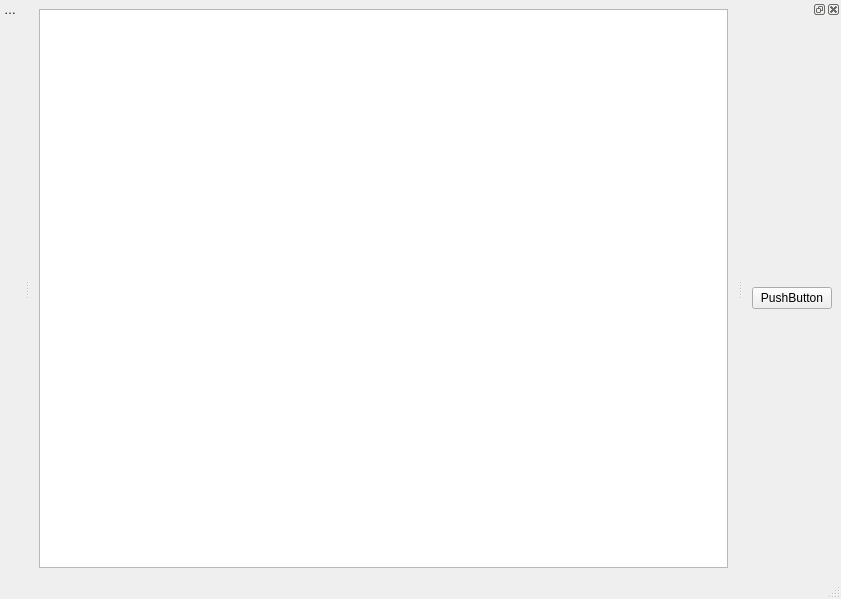
<?xml version="1.0" encoding="UTF-8"?>
<ui version="4.0">
 <class>MainWindow</class>
 <widget class="QMainWindow" name="MainWindow">
  <property name="geometry">
   <rect>
    <x>0</x>
    <y>0</y>
    <width>841</width>
    <height>599</height>
   </rect>
  </property>
  <property name="windowTitle">
   <string>MainWindow</string>
  </property>
  <widget class="QWidget" name="centralwidget">
   <layout class="QHBoxLayout" name="horizontalLayout">
    <item>
     <widget class="QGraphicsView" name="graphicsView"/>
    </item>
   </layout>
  </widget>
  <widget class="QMenuBar" name="menubar">
   <property name="geometry">
    <rect>
     <x>0</x>
     <y>0</y>
     <width>841</width>
     <height>21</height>
    </rect>
   </property>
  </widget>
  <widget class="QStatusBar" name="statusbar"/>
  <widget class="DataExplorerDock" name="DataExplorerDock">
   <property name="features">
    <set>QDockWidget::DockWidgetMovable</set>
   </property>
   <property name="windowTitle">
    <string>Data Explorer</string>
   </property>
   <attribute name="dockWidgetArea">
    <number>1</number>
   </attribute>
   <widget class="QWidget" name="DataExplorerDockContents">
    <property name="tabletTracking">
     <bool>true</bool>
    </property>
    <layout class="QVBoxLayout" name="verticalLayout_2">
     <property name="sizeConstraint">
      <enum>QLayout::SetMinimumSize</enum>
     </property>
     <property name="leftMargin">
      <number>0</number>
     </property>
     <property name="topMargin">
      <number>0</number>
     </property>
     <property name="rightMargin">
      <number>0</number>
     </property>
     <property name="bottomMargin">
      <number>0</number>
     </property>
    </layout>
   </widget>
  </widget>
  <widget class="QDockWidget" name="dockWidget">
   <attribute name="dockWidgetArea">
    <number>2</number>
   </attribute>
   <widget class="QWidget" name="dockWidgetContents">
    <layout class="QVBoxLayout" name="verticalLayout">
     <item>
      <widget class="QPushButton" name="pushButton">
       <property name="text">
        <string>PushButton</string>
       </property>
      </widget>
     </item>
    </layout>
   </widget>
  </widget>
 </widget>
 <customwidgets>
  <customwidget>
   <class>DataExplorerDock</class>
   <extends>QDockWidget</extends>
   <header>DataExplorerDock</header>
   <container>1</container>
  </customwidget>
 </customwidgets>
 <resources/>
 <connections/>
</ui>
